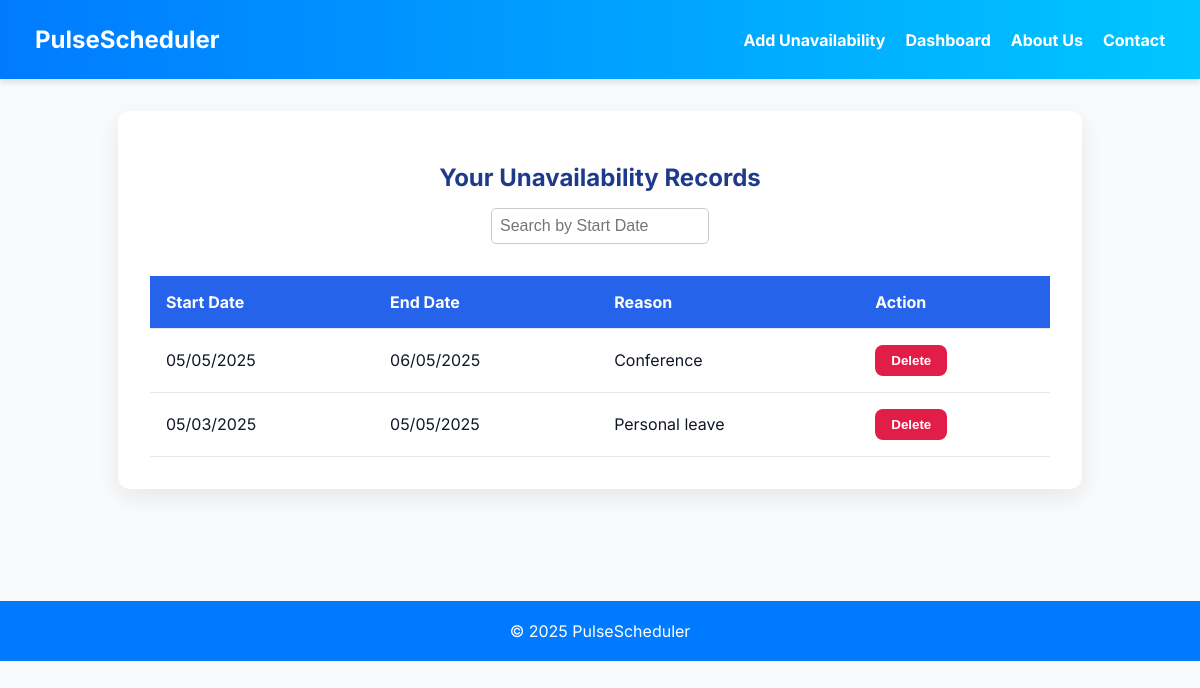
Screenshot of /show_unavailability.php (signed in) with the database file from the repository.
### tables this page shows
CREATE TABLE IF NOT EXISTS `unavailability` (
  `unavailability_id` int NOT NULL AUTO_INCREMENT,
  `doctor_id` int NOT NULL,
  `start_date` date NOT NULL,
  `end_date` date NOT NULL,
  `reason` text,
  PRIMARY KEY (`unavailability_id`),
  KEY `fk_unavailability_doctor` (`doctor_id`)
);

### show_unavailability.php (the view, shortened to what this page needs)
<?php
include('db.php');
$user_ID = mysqli_real_escape_string($conn, $_SESSION['user_ID']);
$doctor_query = "SELECT * FROM doctor WHERE user_ID='$user_ID'";
$doctor_result = mysqli_query($conn, $doctor_query);
$doctor = mysqli_fetch_assoc($doctor_result);
$doctor_id = $doctor['user_ID'];
$query = "SELECT * FROM unavailability WHERE doctor_id='$doctor_id' ORDER BY start_date DESC";
$result = mysqli_query($conn, $query);
?>
<!DOCTYPE html>
<html lang="en">
<head>
</head>
<body>
<header>
    <nav>
        <div class="logo">
            <h1 >PulseScheduler</h1>
        </div>
        <ul class="nav-links">
            <li><a href="add_unavailability.php">Add Unavailability</a></li>
            <li><a href="manage_doctor_profile.php">Dashboard</a></li>
            <li><a href="AboutUs.php">About Us</a></li>
            <li><a href="Contact.php">Contact</a></li>
        </ul>
    </nav>
</header>
<div class="container">
    <h2 style="text-align: center;">Your Unavailability Records</h2>
    <div class="search-box">
        <input type="text" id="searchInput" placeholder="Search by Start Date" onkeyup="filterRecords()">
    </div>
    <table id="unavailabilityTable">
        <thead>
            <tr>
                <th>Start Date</th>
                <th>End Date</th>
                <th>Reason</th>
                <th>Action</th>
            </tr>
        </thead>
        <tbody>
            <?php if (mysqli_num_rows($result) > 0): ?>
                <?php while ($row = mysqli_fetch_assoc($result)): ?>
                    <tr>
                        <td><?php echo date("d/m/Y", strtotime($row['start_date'])); ?></td>
                        <td><?php echo date("d/m/Y", strtotime($row['end_date'])); ?></td>
                        <td><?php echo htmlspecialchars($row['reason']); ?></td>
                        <td>
                            <button class="btn" onclick="confirmDelete(<?php echo $row['unavailability_id']; ?>)">Delete</button>
                        </td>
                    </tr>
                <?php endwhile; ?>
            <?php else: ?>
                <tr>
                    <td colspan="4">No unavailability records found.</td>
                </tr>
            <?php endif; ?>
        </tbody>
    </table>
</div>
<br><br><br><br>
<footer>© 2025 PulseScheduler</footer>
</body>
</html>

### show_unavailability.php (style rules this page uses)
body { font-family: 'Inter', sans-serif; margin: 0; background: #f9fafb; color: #111827; }
header { background: linear-gradient(90deg, #007BFF, #00C6FF); color: white; padding: 10px 20px; box-shadow: 0 4px 6px rgba(0, 0, 0, 0.1); }
nav { display: flex; justify-content: space-between; align-items: center; max-width: 1200px; margin: 0 auto; padding: 15px 15px; }
.logo h1 { font-size: 1.5rem; margin: 0; }
.nav-links { list-style: none; display: flex; gap: 20px; margin: 0; padding: 0; }
.nav-links a { color: white; text-decoration: none; font-weight: bold; font-size: 1em; transition: color 0.3s ease; }
.container { max-width: 900px; margin: 2rem auto; background: white; padding: 2rem; border-radius: 12px; box-shadow: 0 8px 24px rgba(0,0,0,0.08); }
h2 { margin-bottom: 1rem; color: #1e3a8a; }
table { width: 100%; border-collapse: collapse; margin-top: 2rem; }
th, td { padding: 1rem; text-align: left; border-bottom: 1px solid #e5e7eb; }
th { background-color: #2563eb; color: white; }
.btn { padding: 0.5rem 1rem; background-color: #e11d48; color: white; font-weight: bold; border: none; border-radius: 8px; cursor: pointer; }
footer { background-color: #007bff; color: white; text-align: center; padding: 20px 0; margin-top: auto; }
.search-box { margin-bottom: 1rem; text-align: center; }
.search-box input { padding: 0.5rem; border: 1px solid #ccc; border-radius: 5px; font-size: 1rem; width: 200px; }

### rows the page displays
unavailability: start_date "05/05/2025", end_date "06/05/2025", reason "Conference"
unavailability: start_date "05/03/2025", end_date "05/05/2025", reason "Personal leave"
